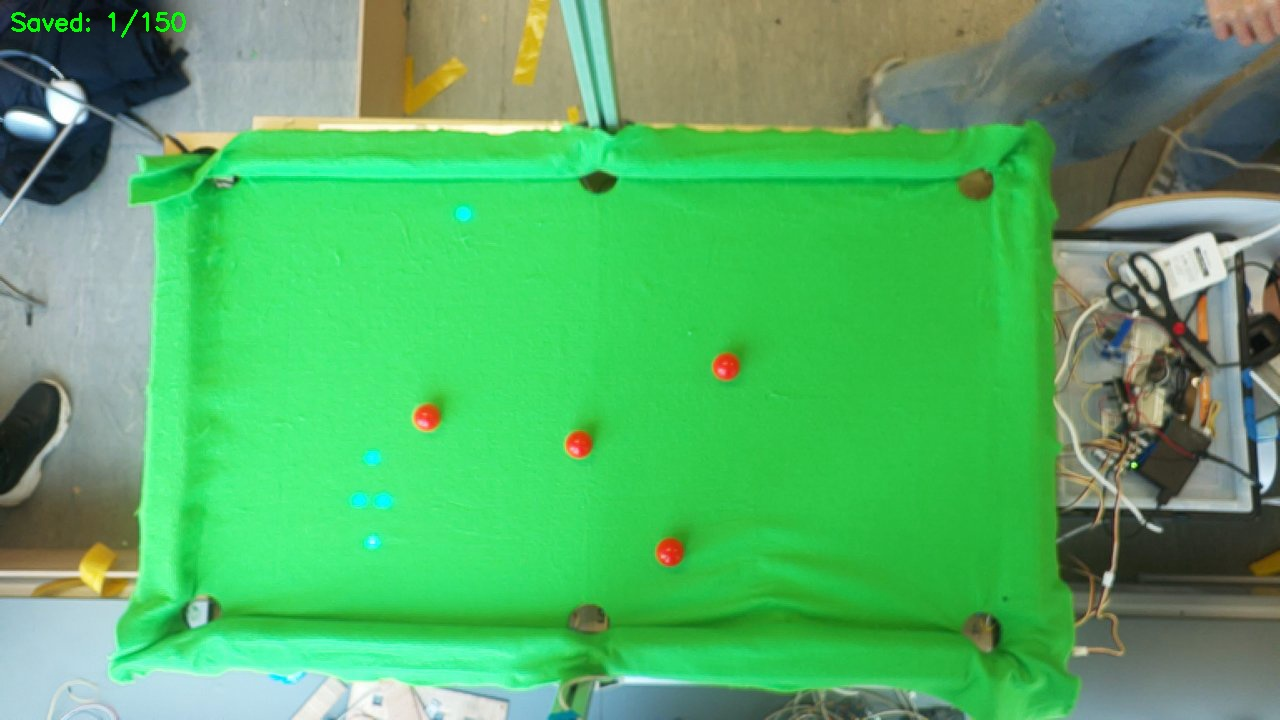
#> input picture final/scripts/dataset/raw_frames/frame_0001.jpg, 1280 x 720 px; its folder holds only this picture in this run
$ python auto_label.py
#> lines starting #> are read from the running program, lines starting #| are printed output that depends on the picture; after the words box and inside, x2 and y2 are one past the last pixel; in counts of white or black regions, pixels touching at a corner belong together
"""Auto-label snooker ball frames using HSV color detection.

Tuned for the specific camera/table/LED setup observed in the captured frames:
- Overhead camera at 1280x720
- Bright green table cloth
- LED strip cluster in lower-left (cyan dots) — explicitly rejected
- Balls are ~20-35px diameter

Class mapping (matches bbox_colors order):
  0=red  1=white  2=yellow  3=green  4=blue  5=brown  6=pink  7=black
"""
import argparse
import os
import glob
import random
import cv2
import numpy as np
from collections import defaultdict

CLASS_NAMES = ["red", "white", "yellow", "green", "blue", "brown", "pink", "black"]
CLASS_MAP = {name: idx for idx, name in enumerate(CLASS_NAMES)}

DRAW_COLORS = {
    "red":    (0, 0, 255),
    "white":  (255, 255, 255),
    "yellow": (0, 255, 255),
    "green":  (0, 200, 0),
    "blue":   (255, 0, 0),
    "brown":  (42, 42, 165),
    "pink":   (203, 192, 255),
    "black":  (120, 120, 120),
}


def is_cyan_led(h, s, v):
    """Reject cyan LED dots. LEDs are bright vivid cyan, NOT dark navy blue."""
    # Cyan LEDs: H ~80-105, very bright V>180, saturated
    if 75 < h < 110 and s > 80 and v > 175:
        return True
    return False


def is_skin(h, s, v):
    """Detect skin tones to reject hands."""
    if 0 < h < 25 and 30 < s < 180 and v > 100:
        return True
    return False


def classify_ball_color(hsv_mean, bgr_mean):
    """Classify a snooker ball by its mean color. Tuned for this specific table."""
    h, s, v = hsv_mean
    b, g, r = bgr_mean

    # Reject LEDs first
    if is_cyan_led(h, s, v):
        return None

    # Reject skin (hands)
    if is_skin(h, s, v):
        return None

    # Black: very dark, low saturation
    if v < 65 and s < 120:
        return "black"

    # White: very low saturation, bright
    if s < 40 and v > 155:
        return "white"

    # Red: hue wraps around 0/180, saturated, not too dark
    if (h < 12 or h > 160) and s > 80 and v > 70:
        # Distinguish from pink: red is more saturated and deeper
        if s > 100 and v < 220:
            return "red"
        # Could be pink if less saturated and brighter
        if s < 130 and v > 150:
            return "pink"
        return "red"

    # Yellow: warm hue, very bright and saturated
    if 15 < h < 35 and s > 80 and v > 140:
        return "yellow"

    # Brown: warm hue like yellow but darker
    if 8 < h < 25 and s > 40 and 50 < v < 160:
        return "brown"

    # Blue (DARK navy, not cyan LED): H~100-130, NOT bright
    if 100 < h < 135 and s > 60 and v < 180:
        return "blue"

    # Green ball (not table — ball is brighter/smaller circle on green table)
    # This is tricky. Green ball will have similar hue to table but be a raised circle.
    if 35 < h < 85 and s > 80 and v > 90:
        return "green"

    # Pink: reddish-purple, less saturated than red, bright
    if 140 < h < 175 and s > 20 and v > 130:
        return "pink"

    return None


def detect_balls(frame, min_area=200, max_area=3000):
    """Detect snooker balls using HSV + contour analysis."""
    hsv = cv2.cvtColor(frame, cv2.COLOR_BGR2HSV)
    h_img, w_img = frame.shape[:2]

    # --- Step 1: Mask out the green table to find non-green objects ---
    table_lower = np.array([30, 25, 25])
    table_upper = np.array([92, 255, 230])
    table_mask = cv2.inRange(hsv, table_lower, table_upper)
    non_table = cv2.bitwise_not(table_mask)

    # --- Step 2: Also mask out areas outside the table ---
    # The table occupies roughly the center of the frame
    # Mask a border to ignore cushions, electronics, people at edges
    border_mask = np.zeros((h_img, w_img), dtype=np.uint8)
    # Table region (approximate, generous): x=180..1080, y=80..640
    cv2.rectangle(border_mask, (180, 80), (1080, 640), 255, -1)
    non_table = cv2.bitwise_and(non_table, border_mask)

    # --- Step 3: Clean up noise ---
    kernel = cv2.getStructuringElement(cv2.MORPH_ELLIPSE, (3, 3))
    non_table = cv2.morphologyEx(non_table, cv2.MORPH_OPEN, kernel)
    kernel2 = cv2.getStructuringElement(cv2.MORPH_ELLIPSE, (5, 5))
    non_table = cv2.morphologyEx(non_table, cv2.MORPH_CLOSE, kernel2)

    contours, _ = cv2.findContours(non_table, cv2.RETR_EXTERNAL, cv2.CHAIN_APPROX_SIMPLE)

    detections = []
    for contour in contours:
        area = cv2.contourArea(contour)
        if area < min_area or area > max_area:
            continue

        # Circularity: balls are round
        perimeter = cv2.arcLength(contour, True)
        if perimeter == 0:
            continue
        circularity = 4 * np.pi * area / (perimeter * perimeter)
        if circularity < 0.60:
            continue

        x, y, bw, bh = cv2.boundingRect(contour)

        # Aspect ratio: balls are roughly square
        aspect = max(bw, bh) / (min(bw, bh) + 1e-6)
        if aspect > 1.6:
            continue

        # Min enclosing circle fill check
        (_, _), enc_radius = cv2.minEnclosingCircle(contour)
        enc_area = np.pi * enc_radius * enc_radius
        fill_ratio = area / (enc_area + 1e-6)
        if fill_ratio < 0.50:
            continue

        # Sample color from center of the ball
        cx, cy = x + bw // 2, y + bh // 2
        radius = max(2, min(bw, bh) // 5)
        color_mask = np.zeros((h_img, w_img), dtype=np.uint8)
        cv2.circle(color_mask, (cx, cy), radius, 255, -1)
        mean_hsv = cv2.mean(hsv, mask=color_mask)[:3]
        mean_bgr = cv2.mean(frame, mask=color_mask)[:3]

        # Reject bright point sources (LED glow)
        _, s_val, v_val = mean_hsv
        if v_val > 240 and s_val < 50:
            continue

        color_name = classify_ball_color(mean_hsv, mean_bgr)
        if color_name is None:
            continue

        # Expand bbox slightly for training
        pad = int(max(bw, bh) * 0.2)
        x1 = max(0, x - pad)
        y1 = max(0, y - pad)
        x2 = min(w_img, x + bw + pad)
        y2 = min(h_img, y + bh + pad)

        detections.append({
            "class": color_name,
            "class_id": CLASS_MAP[color_name],
            "bbox": (x1, y1, x2, y2),
            "center": (cx, cy),
            "area": area,
            "circularity": circularity,
            "hsv": mean_hsv,
        })

    # --- Step 4: Post-filtering ---
    detections = _deduplicate(detections)
    detections = _reject_led_clusters(detections)
    detections = _enforce_snooker_limits(detections)

    return detections


def _deduplicate(detections, iou_thresh=0.5):
    """Remove overlapping detections, keep the rounder one."""
    keep = []
    used = set()
    for i, d in enumerate(detections):
        if i in used:
            continue
        best = d
        for j, other in enumerate(detections):
            if j <= i or j in used:
                continue
            if _iou(d["bbox"], other["bbox"]) > iou_thresh:
                used.add(j)
                if other["circularity"] > best["circularity"]:
                    best = other
        keep.append(best)
    return keep


def _reject_led_clusters(detections, y_tolerance=30, min_in_line=3):
    """Remove detections that form a line — these are LED strips."""
    if len(detections) < min_in_line:
        return detections

    # Group all detections by Y proximity (LEDs sit in horizontal rows)
    reject = set()
    centers = [(i, d["center"]) for i, d in enumerate(detections)]

    for i in range(len(centers)):
        line = [centers[i][0]]
        for j in range(i + 1, len(centers)):
            if abs(centers[j][1][1] - centers[i][1][1]) <= y_tolerance:
                line.append(centers[j][0])
        # If 3+ objects in a horizontal line AND they're all small, reject
        if len(line) >= min_in_line:
            all_small = all(detections[idx]["area"] < 500 for idx in line)
            if all_small:
                reject.update(line)

    return [d for i, d in enumerate(detections) if i not in reject]


def _enforce_snooker_limits(detections):
    """Enforce snooker ball count limits: 1 of each colour, up to 15 reds."""
    limits = {
        "white": 1, "black": 1, "yellow": 1, "green": 1,
        "blue": 1, "brown": 1, "pink": 1, "red": 15,
    }
    # Sort by circularity (best first)
    detections.sort(key=lambda d: d["circularity"], reverse=True)
    counts = defaultdict(int)
    keep = []
    for d in detections:
        c = d["class"]
        if counts[c] < limits.get(c, 1):
            keep.append(d)
            counts[c] += 1
    return keep


def _iou(b1, b2):
    x1 = max(b1[0], b2[0])
    y1 = max(b1[1], b2[1])
    x2 = min(b1[2], b2[2])
    y2 = min(b1[3], b2[3])
    inter = max(0, x2 - x1) * max(0, y2 - y1)
    a1 = (b1[2] - b1[0]) * (b1[3] - b1[1])
    a2 = (b2[2] - b2[0]) * (b2[3] - b2[1])
    union = a1 + a2 - inter
    return inter / union if union > 0 else 0


def to_yolo_line(det, img_w, img_h):
    x1, y1, x2, y2 = det["bbox"]
    cx = (x1 + x2) / 2.0 / img_w
    cy = (y1 + y2) / 2.0 / img_h
    w = (x2 - x1) / img_w
    h = (y2 - y1) / img_h
    return f"{det['class_id']} {cx:.6f} {cy:.6f} {w:.6f} {h:.6f}"


# [11 lines left out: function draw_detections, not called in this run]


def main():
    parser = argparse.ArgumentParser()
    parser.add_argument("--frames", default="final/scripts/dataset/raw_frames")
    parser.add_argument("--out", default="final/scripts/dataset")
    parser.add_argument("--val-split", type=float, default=0.15)
    parser.add_argument("--min-area", type=int, default=200)
    parser.add_argument("--max-area", type=int, default=3000)
    parser.add_argument("--review", action="store_true",
                        help="Visual review: SPACE=keep, D=discard, Q=quit")
    args = parser.parse_args()

    frame_paths = sorted(
        glob.glob(os.path.join(args.frames, "*.jpg"))
        + glob.glob(os.path.join(args.frames, "*.png"))
    )
    if not frame_paths:
        print(f"No images found in {args.frames}/")
        return

    for split in ["train", "val"]:
        os.makedirs(os.path.join(args.out, "images", split), exist_ok=True)
        os.makedirs(os.path.join(args.out, "labels", split), exist_ok=True)

    random.shuffle(frame_paths)
    val_count = max(1, int(len(frame_paths) * args.val_split))
    val_paths = set(frame_paths[:val_count])

    total_labels = 0
    total_frames_used = 0
    color_counts = {name: 0 for name in CLASS_NAMES}

    for i, fpath in enumerate(frame_paths):
        frame = cv2.imread(fpath)
#> frame is the input picture: shape (720, 1280, 3); mean B, G, R 102.4, 174.1, 84.9
        if frame is None:
            continue

        detections = detect_balls(frame, min_area=args.min_area, max_area=args.max_area)
#> in detect_balls, `table_mask = cv2.inRange(hsv, table_lower, table_upper)`:
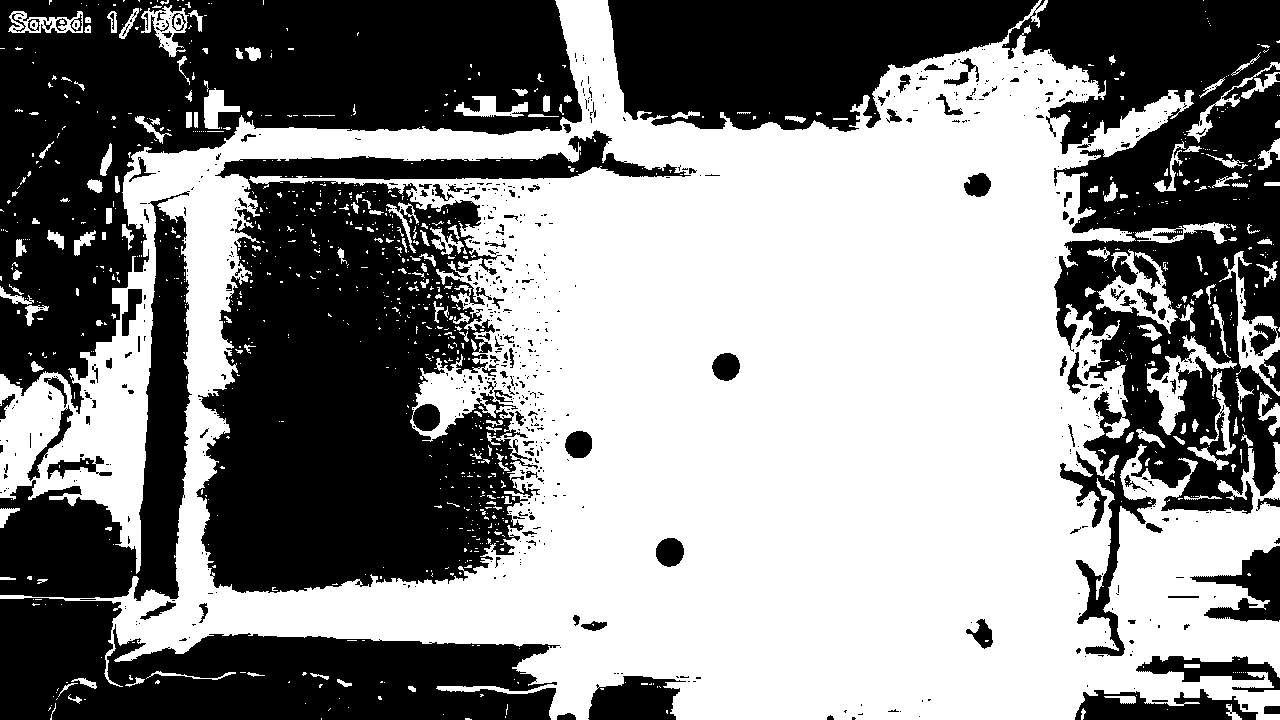
#> table_mask: shape (720, 1280); 53.7% white; 734 black regions (595 under 20 px), largest, box (x1, y1, x2, y2) and area: (196, 130, 691, 593) 106881, (0, 0, 582, 414) 98037, (1002, 0, 1280, 656) 83871
#> in detect_balls, `cv2.rectangle(border_mask, (180, 80), (1080, 640), 255, -1)`:
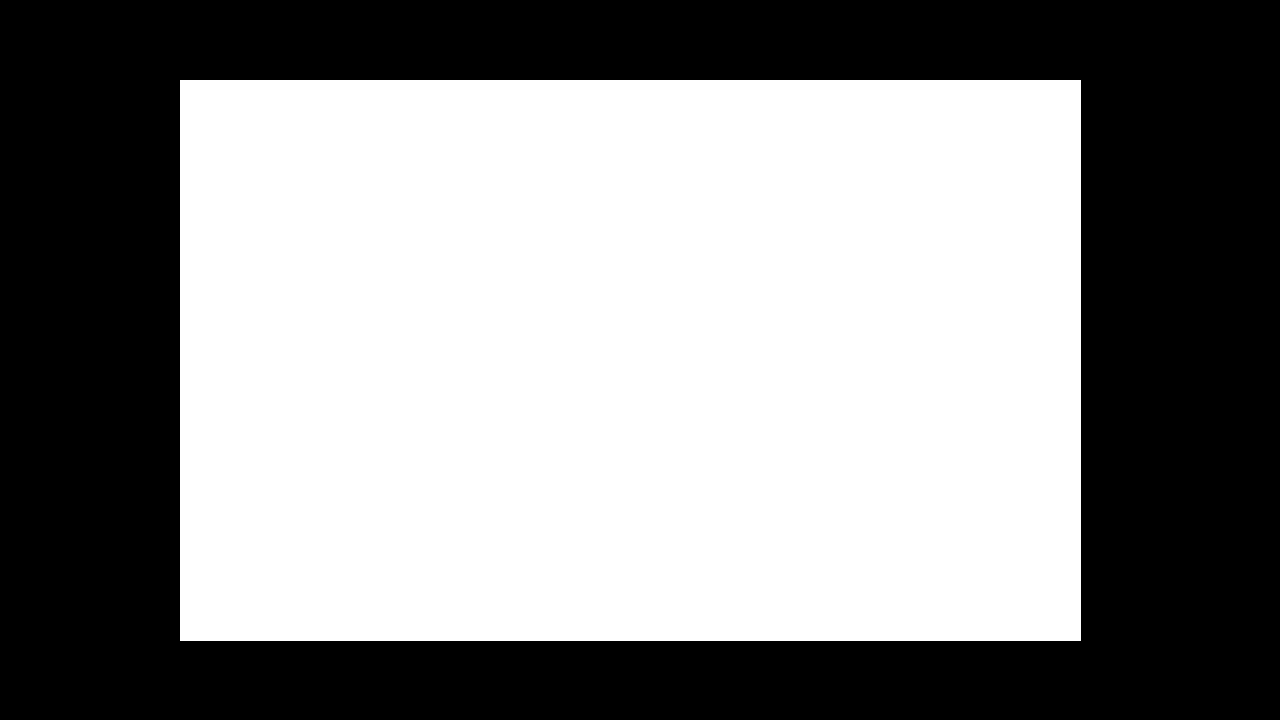
#> border_mask: shape (720, 1280); 54.8% white; 1 black region, box (x1, y1, x2, y2) and area: (0, 0, 1280, 720) 416139
#> in detect_balls, `non_table = cv2.morphologyEx(non_table, cv2.MORPH_CLOSE, kernel2)`:
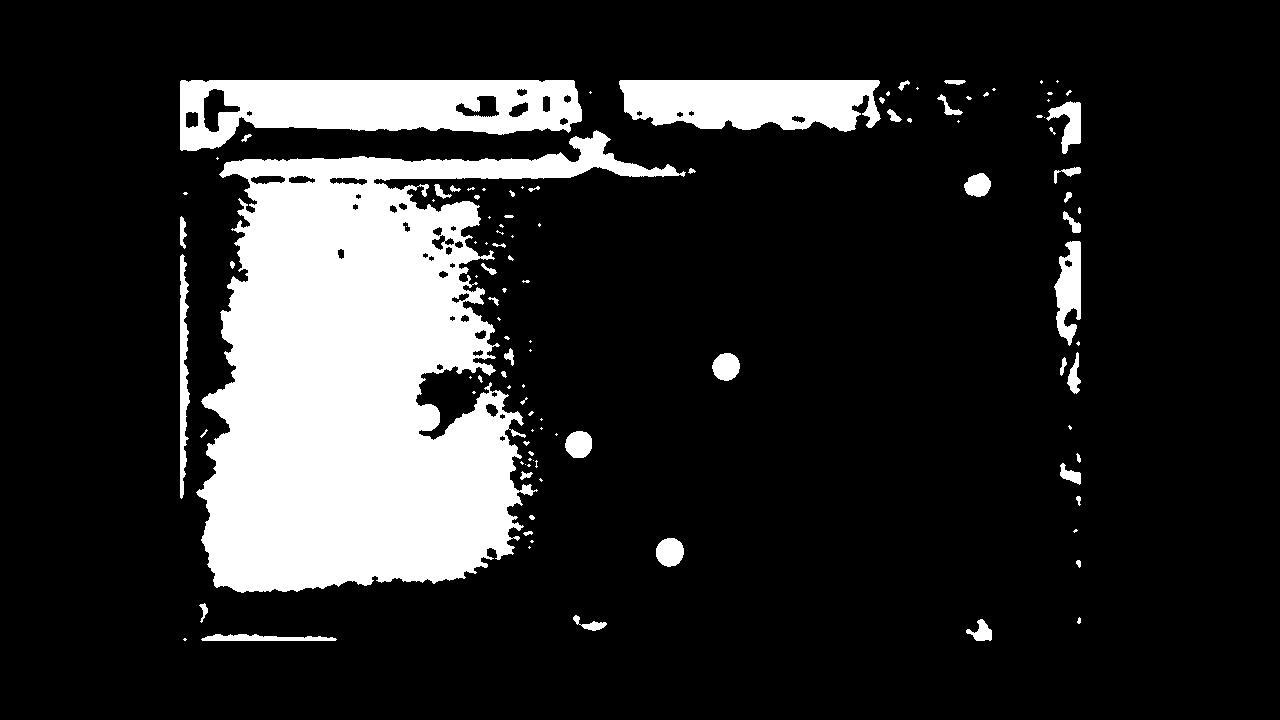
#> non_table: shape (720, 1280); 16.6% white; 113 white regions (62 under 20 px)
#> in detect_balls, `contours, _ = cv2.findContours(non_table, cv2.RETR_EXTERNAL, cv2.CHAIN..`: contours = 112 contours, 77 with area under 20; largest, box (x1, y1, x2, y2) and area: (196, 130, 686, 593) 111792, (180, 80, 582, 151) 20172, (619, 80, 881, 132) 10928, (1054, 241, 1081, 346) 1699, (180, 254, 190, 499) 1272
#> the loop in detect_balls, `for contour in contours:` made 112 passes
#> area on passes 5, 6, 7, 11, 14, 16, 42, 46: 164.5, 56.5, 20, 20.5, 21, 44, 49, 68.5
#> after the loop in detect_balls, `for contour in contours:`:
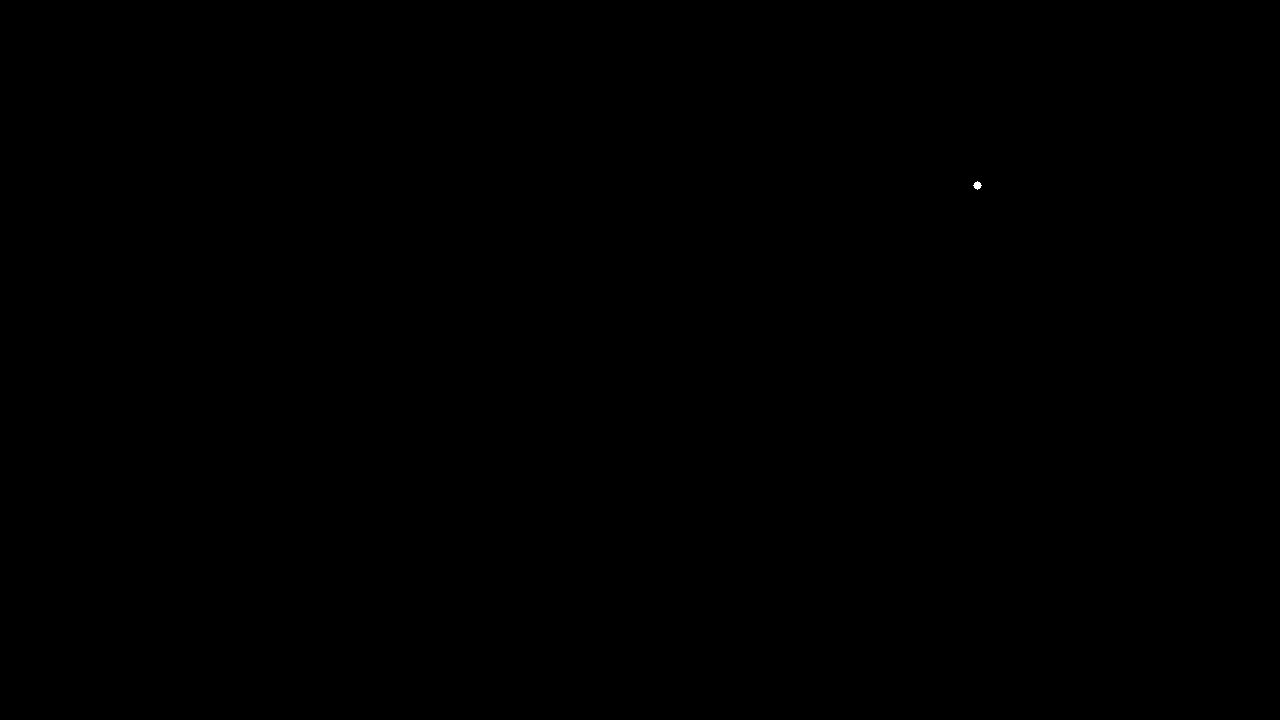
#> color_mask: shape (720, 1280); 0.01% white; 1 white region, box (x1, y1, x2, y2) and area: (973, 181, 982, 190) 49
#> after the loop in detect_balls, `for contour in contours:`: detections = 3 items
#> the loop in _deduplicate, `for i, d in enumerate(detections):` made 3 passes
#> after the loop in _deduplicate, `for i, d in enumerate(detections):`: used = 0 items
#> in _reject_led_clusters, `centers = [(i, d["center"]) for i, d in enumerate(detections)]`: centers = [(0, (670, 552)), (1, (578, 444)), (2, (726, 367))]
#> the loop in _reject_led_clusters, `for i in range(len(centers)):` made 3 passes
#> after the loop in _reject_led_clusters, `for i in range(len(centers)):`: reject = 0 items
#> the loop in _enforce_snooker_limits, `for d in detections:` made 3 passes
#> after the loop in _enforce_snooker_limits, `for d in detections:`: counts = {'yellow': 1, 'red': 1}; keep = 2 items
#> detections = 2 items
        h_img, w_img = frame.shape[:2]
        lines = [to_yolo_line(d, w_img, h_img) for d in detections]
#> lines = ['2 0.451953 0.617361 0.028906 0.051389', '0 0.523438 0.767361 0.029687 0.054167']

        if args.review:
            vis = draw_detections(frame, detections)
            info = f"[{i+1}/{len(frame_paths)}] {len(detections)} balls"
            cv2.putText(vis, info, (10, 30), cv2.FONT_HERSHEY_SIMPLEX, 0.8, (0, 255, 0), 2)
            cv2.putText(vis, "SPACE=keep  D=discard  Q=quit", (10, 60),
                        cv2.FONT_HERSHEY_SIMPLEX, 0.6, (0, 255, 255), 1)
            cv2.imshow("Review Labels", vis)
            key = cv2.waitKey(0) & 0xFF
            if key == ord("q"):
                break
            if key == ord("d"):
                continue

        # Include frames with 0 detections as negative examples (empty label file)
        split = "val" if fpath in val_paths else "train"
        name = os.path.splitext(os.path.basename(fpath))[0]

        dst_img = os.path.join(args.out, "images", split, f"{name}.jpg")
        cv2.imwrite(dst_img, frame)

        dst_lbl = os.path.join(args.out, "labels", split, f"{name}.txt")
        with open(dst_lbl, "w") as f:
            if lines:
                f.write("\n".join(lines) + "\n")
            # Empty file for no-ball frames (negative examples)

        for d in detections:
            color_counts[d["class"]] += 1
#> this loop made 2 passes
#> after the loop, color_counts = {'red': 1, 'white': 0, 'yellow': 1, 'green': 0, 'blue': 0, 'brown': 0, 'pink': 0, 'black': 0}
        total_labels += len(lines)
#> total_labels = 2
        total_frames_used += 1

        balls_str = ", ".join(d["class"] for d in detections) if detections else "(empty)"
        print(f"  [{i+1}/{len(frame_paths)}] {name}: {balls_str}")
#|   [1/1] frame_0001: yellow, red

    if args.review:
        cv2.destroyAllWindows()

    # Write data.yaml
    yaml_path = os.path.join(args.out, "data.yaml")
    abs_out = os.path.abspath(args.out).replace("\\", "/")
    with open(yaml_path, "w") as f:
        f.write(f"path: {abs_out}\n")
        f.write("train: images/train\n")
        f.write("val: images/val\n")
        f.write(f"nc: {len(CLASS_NAMES)}\n")
        f.write(f"names: {CLASS_NAMES}\n")

    print(f"\n{'='*50}")
    print(f"Dataset: {args.out}/")
    print(f"Frames used: {total_frames_used}")
    print(f"Total labels: {total_labels}")
#| Total labels: 2
    print(f"Per class: {color_counts}")
#| Per class: {'red': 1, 'white': 0, 'yellow': 1, 'green': 0, 'blue': 0, 'brown': 0, 'pink': 0, 'black': 0}
    print(f"data.yaml: {yaml_path}")
    print(f"\nNext: python final/scripts/train_model.py")


if __name__ == "__main__":
    main()
